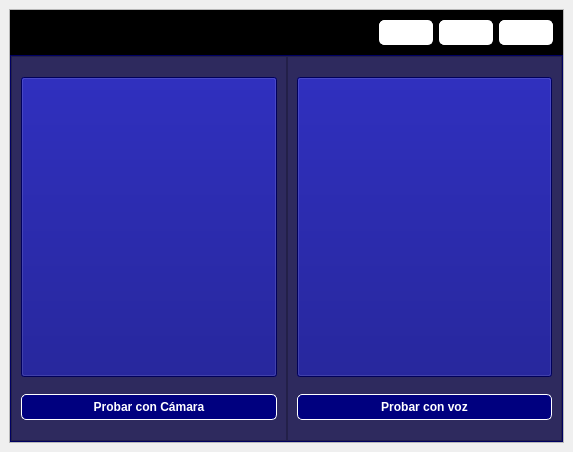
<?xml version="1.0" encoding="UTF-8"?>
<ui version="4.0">
 <class>MainWindow</class>
 <widget class="QMainWindow" name="MainWindow">
  <property name="geometry">
   <rect>
    <x>0</x>
    <y>0</y>
    <width>573</width>
    <height>452</height>
   </rect>
  </property>
  <property name="windowTitle">
   <string>MainWindow</string>
  </property>
  <widget class="QWidget" name="centralwidget">
   <layout class="QVBoxLayout" name="verticalLayout">
    <item>
     <widget class="QFrame" name="frame">
      <property name="enabled">
       <bool>true</bool>
      </property>
      <property name="frameShape">
       <enum>QFrame::StyledPanel</enum>
      </property>
      <property name="frameShadow">
       <enum>QFrame::Raised</enum>
      </property>
      <layout class="QVBoxLayout" name="verticalLayout_2" stretch="0,0">
       <property name="spacing">
        <number>0</number>
       </property>
       <property name="leftMargin">
        <number>0</number>
       </property>
       <property name="topMargin">
        <number>0</number>
       </property>
       <property name="rightMargin">
        <number>0</number>
       </property>
       <property name="bottomMargin">
        <number>0</number>
       </property>
       <item>
        <widget class="QFrame" name="FrameSuperior">
         <property name="maximumSize">
          <size>
           <width>16777215</width>
           <height>45</height>
          </size>
         </property>
         <property name="styleSheet">
          <string notr="true">QFrame {
background-color: rgb(0, 0, 0);
}
QPushButton{
background-color:rgb(255, 255, 255);
border-radius:5px;
border: 1px solid rgb(255, 255, 255);
padding: 5px 10px;
}
QPushButton:hover{
background-color:rgb(255, 0, 0);
}
</string>
         </property>
         <property name="frameShape">
          <enum>QFrame::StyledPanel</enum>
         </property>
         <property name="frameShadow">
          <enum>QFrame::Raised</enum>
         </property>
         <layout class="QHBoxLayout" name="horizontalLayout">
          <item>
           <widget class="QLabel" name="label">
            <property name="maximumSize">
             <size>
              <width>30</width>
              <height>30</height>
             </size>
            </property>
            <property name="text">
             <string/>
            </property>
            <property name="pixmap">
             <pixmap>imgs/logo.png</pixmap>
            </property>
            <property name="scaledContents">
             <bool>true</bool>
            </property>
           </widget>
          </item>
          <item>
           <spacer name="horizontalSpacer">
            <property name="orientation">
             <enum>Qt::Horizontal</enum>
            </property>
            <property name="sizeHint" stdset="0">
             <size>
              <width>354</width>
              <height>20</height>
             </size>
            </property>
           </spacer>
          </item>
          <item>
           <widget class="QPushButton" name="pushButton_5">
            <property name="styleSheet">
             <string notr="true"/>
            </property>
            <property name="text">
             <string/>
            </property>
            <property name="icon">
             <iconset>
              <normaloff>imgs/minimizar.png</normaloff>imgs/minimizar.png</iconset>
            </property>
           </widget>
          </item>
          <item>
           <widget class="QPushButton" name="pushButton_6">
            <property name="styleSheet">
             <string notr="true"/>
            </property>
            <property name="text">
             <string/>
            </property>
            <property name="icon">
             <iconset>
              <normaloff>imgs/maximizar.png</normaloff>imgs/maximizar.png</iconset>
            </property>
           </widget>
          </item>
          <item>
           <widget class="QPushButton" name="pushButton_2">
            <property name="styleSheet">
             <string notr="true"/>
            </property>
            <property name="text">
             <string/>
            </property>
            <property name="icon">
             <iconset>
              <normaloff>imgs/cerrar.png</normaloff>imgs/cerrar.png</iconset>
            </property>
           </widget>
          </item>
         </layout>
        </widget>
       </item>
       <item>
        <widget class="QFrame" name="FrameInferior">
         <property name="styleSheet">
          <string notr="true">background-color: rgb(0, 0, 127)</string>
         </property>
         <property name="frameShape">
          <enum>QFrame::StyledPanel</enum>
         </property>
         <property name="frameShadow">
          <enum>QFrame::Raised</enum>
         </property>
         <layout class="QHBoxLayout" name="horizontalLayout_2">
          <property name="spacing">
           <number>0</number>
          </property>
          <property name="leftMargin">
           <number>0</number>
          </property>
          <property name="topMargin">
           <number>0</number>
          </property>
          <property name="rightMargin">
           <number>0</number>
          </property>
          <property name="bottomMargin">
           <number>0</number>
          </property>
          <item>
           <widget class="QFrame" name="frame_2">
            <property name="styleSheet">
             <string notr="true">QFrame{
background-color:rgb(46, 42, 94) ;
}
QPushButton:hover{
background-color: rgb(0, 85, 127) ;
}</string>
            </property>
            <property name="frameShape">
             <enum>QFrame::StyledPanel</enum>
            </property>
            <property name="frameShadow">
             <enum>QFrame::Raised</enum>
            </property>
            <layout class="QVBoxLayout" name="verticalLayout_3">
             <item>
              <widget class="QPushButton" name="box_img">
               <property name="maximumSize">
                <size>
                 <width>300</width>
                 <height>300</height>
                </size>
               </property>
               <property name="styleSheet">
                <string notr="true"/>
               </property>
               <property name="text">
                <string/>
               </property>
               <property name="icon">
                <iconset>
                 <normaloff>imgs/camara.png</normaloff>imgs/camara.png</iconset>
               </property>
               <property name="iconSize">
                <size>
                 <width>200</width>
                 <height>200</height>
                </size>
               </property>
              </widget>
             </item>
             <item>
              <widget class="QPushButton" name="button_cam">
               <property name="styleSheet">
                <string notr="true">
color:rgb(255, 255, 255);
font-weight:600;
border-radius:5px;
border: 1px solid rgb(255, 255, 255);
padding: 5px 10px</string>
               </property>
               <property name="text">
                <string>Probar con Cámara</string>
               </property>
              </widget>
             </item>
            </layout>
           </widget>
          </item>
          <item>
           <widget class="QFrame" name="frame_4">
            <property name="styleSheet">
             <string notr="true">QFrame{
background-color:rgb(46, 42, 94) ;
}
QPushButton:hover{
background-color: rgb(0, 85, 127) ;
}</string>
            </property>
            <property name="frameShape">
             <enum>QFrame::StyledPanel</enum>
            </property>
            <property name="frameShadow">
             <enum>QFrame::Raised</enum>
            </property>
            <layout class="QVBoxLayout" name="verticalLayout_4">
             <item>
              <widget class="QPushButton" name="pushButton_8">
               <property name="maximumSize">
                <size>
                 <width>300</width>
                 <height>300</height>
                </size>
               </property>
               <property name="text">
                <string/>
               </property>
               <property name="icon">
                <iconset>
                 <normaloff>imgs/voz.png</normaloff>imgs/voz.png</iconset>
               </property>
               <property name="iconSize">
                <size>
                 <width>200</width>
                 <height>200</height>
                </size>
               </property>
              </widget>
             </item>
             <item>
              <widget class="QPushButton" name="pushButton_3">
               <property name="styleSheet">
                <string notr="true">
color:rgb(255, 255, 255);
font-weight:600;
border-radius:5px;
border: 1px solid rgb(255, 255, 255);
padding: 5px 10px</string>
               </property>
               <property name="text">
                <string>Probar con voz</string>
               </property>
              </widget>
             </item>
            </layout>
           </widget>
          </item>
         </layout>
        </widget>
       </item>
      </layout>
     </widget>
    </item>
   </layout>
  </widget>
 </widget>
 <resources/>
 <connections/>
</ui>
